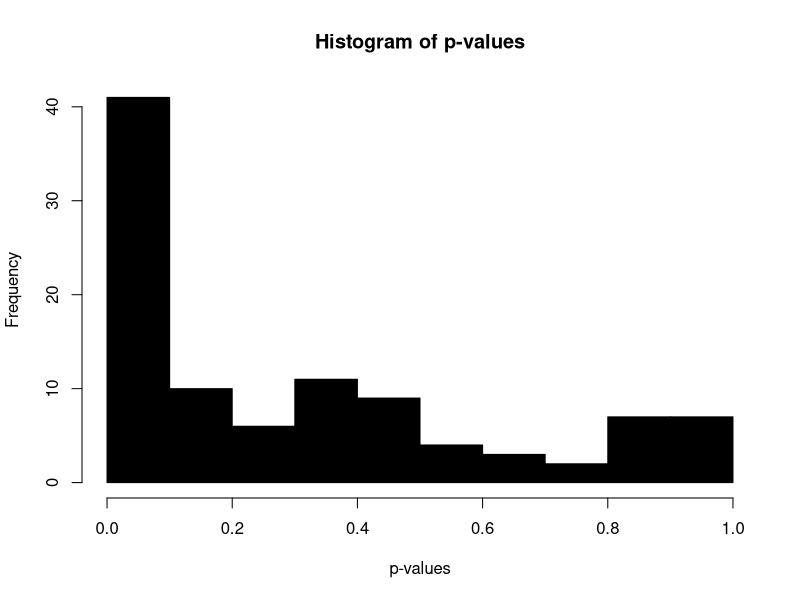
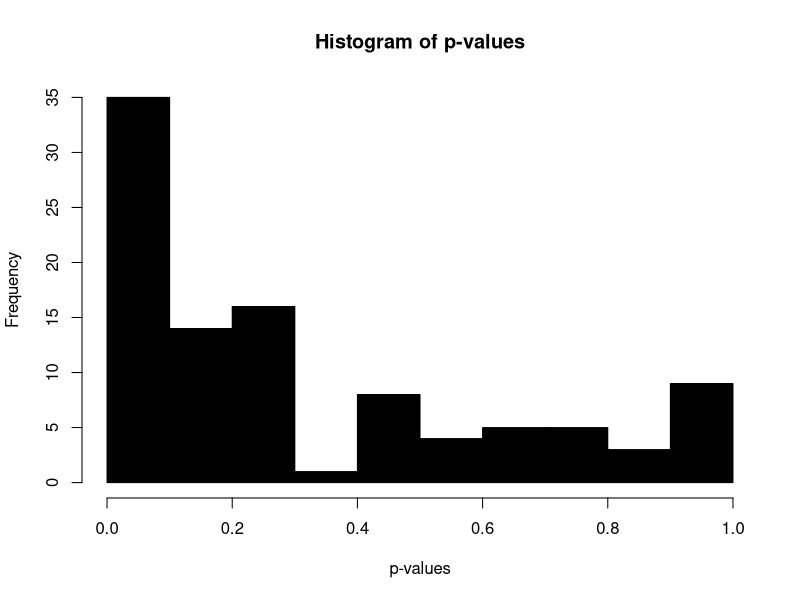
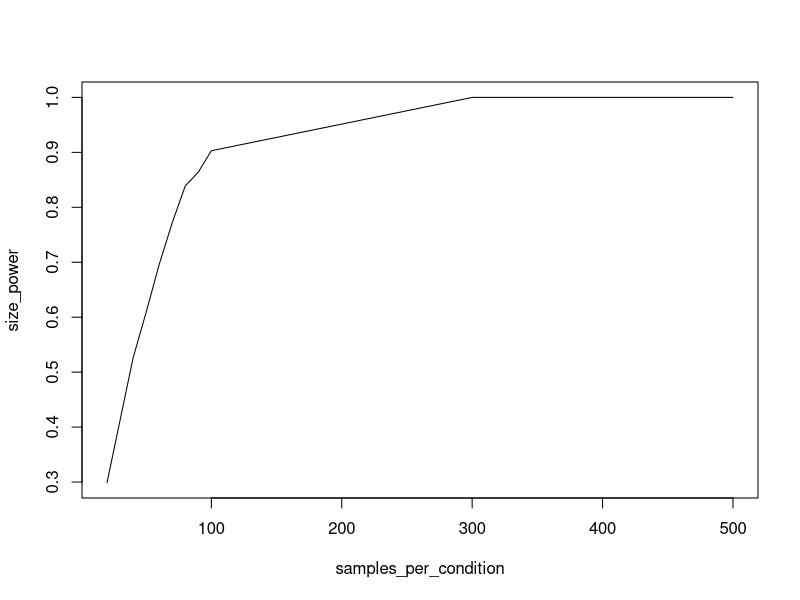

Here is the R script that generated these plots, in order:
## ---- chunk 1
library(data.table)

knitr::opts_chunk$set(dpi = 300)

set.seed(3)
## ---- chunk 2
d <- data.table()

d[ , condition := rep(c('control', 'treatment'), each = 40)]
d[condition == 'control', Y := rnorm(.N, mean = 10, sd = 3)]
d[condition == 'treatment', Y := rnorm(.N, mean = 11, sd = 3.5)]

d[ , t.test(Y ~ condition)]
## ---- chunk 3
ate <- d[ , .(group_mean = mean(Y)), keyby = .(condition)][ , diff(group_mean)]
## ---- chunk 4
d[ , .(ri_mean = mean(Y)), keyby = .(sample(condition))][ , diff(ri_mean)]
d[ , .(ri_mean = mean(Y)), keyby = .(sample(condition))][ , diff(ri_mean)]
d[ , .(ri_mean = mean(Y)), keyby = .(sample(condition))][ , diff(ri_mean)]
## ---- chunk 5
res <- NA 
for(i in 1:1000) { 
  res[i] <- d[ , .(ri_mean = mean(Y)), keyby = .(sample(condition))][ , diff(ri_mean)]  
  }
## ---- chunk 6
p_value <- mean(abs(res) > abs(ate))
## ---- chunk 7
p_values <- NA 
ri <- NA 
d <- data.table()

d[ , condition := rep(c('control', 'treatment'), each = 40)]

for(power_loop in 1:100) { 
  if(power_loop %% 10 == 0) cat(sprintf('Loop Number: %.0f\n', power_loop))
  d[condition == 'control', Y := rnorm(.N, mean = 10, sd = 3)]
  d[condition == 'treatment', Y := rnorm(.N, mean = 11, sd = 3.5)]
  
  ate <- d[ , mean(Y), keyby = condition][ , diff(V1)]
  
  for(ri_loop in 1:100) { 
    ri[ri_loop] <- d[ , mean(Y), keyby = sample(condition)][ , diff(V1)]
    }
  
  p_values[power_loop] <- mean(abs(ri) > abs(ate))
  
}

hist(
  x = p_values, 
  col = 'black', 
  main = 'Histogram of p-values', 
  xlab = 'p-values')
## ---- chunk 8
mean(p_values < 0.05)
## ---- chunk 9
p_values <- NA 
ri <- NA 
d <- data.table()

d[ , condition := rep(c('control', 'treatment'), each = 40)]

for(power_loop in 1:100) { 
  if(power_loop %% 10 == 0) cat(sprintf('Loop Number: %.0f\n', power_loop))
  d[condition == 'control', Y := rnorm(.N, mean = 10, sd = 3)]
  d[condition == 'treatment', Y := rnorm(.N, mean = 11, sd = 3.5)]
  
  ate <- d[ , mean(Y), keyby = condition][ , diff(V1)]
  
  for(ri_loop in 1:100) { 
    ri[ri_loop] <- d[ , mean(Y), keyby = sample(condition)][ , diff(V1)]
    }
  
  p_values[power_loop] <- mean(abs(ri) > abs(ate))
  
}

hist(
  x = p_values, 
  col = 'black', 
  main = 'Histogram of p-values', 
  xlab = 'p-values')
## ---- chunk 10

power_test <- function(
  mean_control = 10, 
  mean_treat = 11, 
  sd_control = 3, 
  sd_treat = 3.5,
  number_per_condition = 40, 
  power_loops = 100, 
  ri_loops = 100, 
  verbose = TRUE) { 

    p_values <- NA   
    ri <- NA 
    d <- data.table()
  
    d[ , condition := rep(c('control', 'treatment'), each = number_per_condition)]  
  
    for(power_loop in 1:power_loops) { 
      if(verbose == TRUE) {
        if(power_loop %% 10 == 0) {
          cat(sprintf('Loop Number: %.0f\n', power_loop))
        }
      } 
      
      d[condition == 'control',   Y := rnorm(.N, mean = mean_control, sd = sd_control)]
      d[condition == 'treatment', Y := rnorm(.N, mean = mean_treat, sd = sd_treat)]
    
      ate <- d[ , mean(Y), keyby = condition][ , diff(V1)]
  
      for(ri_loop in 1:ri_loops) { 
        ri[ri_loop] <- d[ , mean(Y), keyby = sample(condition)][ , diff(V1)]
        }
  
      p_values[power_loop] <- mean(abs(ri) > abs(ate))
    }
      
    return(list(
      'p_values' = p_values, 
      'power' = mean(p_values < 0.05)
      ))
}
## ---- chunk 11
power_test(mean_control = 10, number_per_condition = 40, verbose = FALSE)$power
power_test(mean_control = 10, number_per_condition = 40, verbose = FALSE)$power
## ---- chunk 12
power_test_t <- function(
  mean_control = 10, 
  mean_treat = 11, 
  sd_control = 3, 
  sd_treat = 3.5,
  number_per_condition = 40, 
  power_loops = 100, 
  ri_loops = 100, 
  verbose = TRUE) { 

    p_values <- NA   
    ri <- NA 
    d <- data.table()
  
    d[ , condition := rep(c('control', 'treatment'), each = number_per_condition)]  
  
    for(power_loop in 1:power_loops) { 
      if(verbose == TRUE) {
        if(power_loop %% 10 == 0) {
          cat(sprintf('Loop Number: %.0f\n', power_loop))
        }
      } 
      
      # d[condition == 'control',   Y := rnorm(.N, mean = mean_control, sd = sd_control)]
      # d[condition == 'treatment', Y := rnorm(.N, mean = mean_treat, sd = sd_treat)]
      # 
      # ate <- d[ , mean(Y), keyby = condition][ , diff(V1)]
      # 
      # for(ri_loop in 1:ri_loops) { 
      #   ri[ri_loop] <- d[ , mean(Y), keyby = sample(condition)][ , diff(V1)]
      #   }
      # 
      # p_values[power_loop] <- mean(abs(ri) > abs(ate))
      
      p_values[power_loop] <- t.test(
        x = rnorm(number_per_condition, mean = mean_control, sd = sd_control), 
        y = rnorm(number_per_condition, mean = mean_treat, sd = sd_treat)
      )$p.value
    }
      
    return(list(
      'p_values' = p_values, 
      'power' = mean(p_values < 0.05)
      ))
}
## ---- chunk 13
power_test_t()$power
## ---- chunk 14
#Increasing effect size
power_test_t(
  mean_control = 10, mean_treat = 10, power_loops = 1000, verbose = FALSE)$power
power_test_t(
  mean_control = 10, mean_treat = 11.5, power_loops = 1000, verbose = FALSE)$power
power_test_t(
  mean_control = 10, mean_treat = 12, power_loops = 1000, verbose = FALSE)$power
power_test_t(
  mean_control = 10, mean_treat = 12.5, power_loops = 1000, verbose = FALSE)$power
power_test_t(
  mean_control = 10, mean_treat = 13, power_loops = 1000, verbose = FALSE)$power
## ---- chunk 15
# Increasing sample size
samples_per_condition <- c(20, 40, 50, 60, 70, 80, 90, 100, 300, 500)

size_power <- NA 

for(i in 1:length(samples_per_condition)) { 
  size_power[i] <- power_test_t(
    mean_control = 10, mean_treat = 11.5, 
    power_loops = 1000, verbose = FALSE,
    number_per_condition = samples_per_condition[i]
    )$power
}

plot(x = samples_per_condition, y = size_power, type = 'l')
